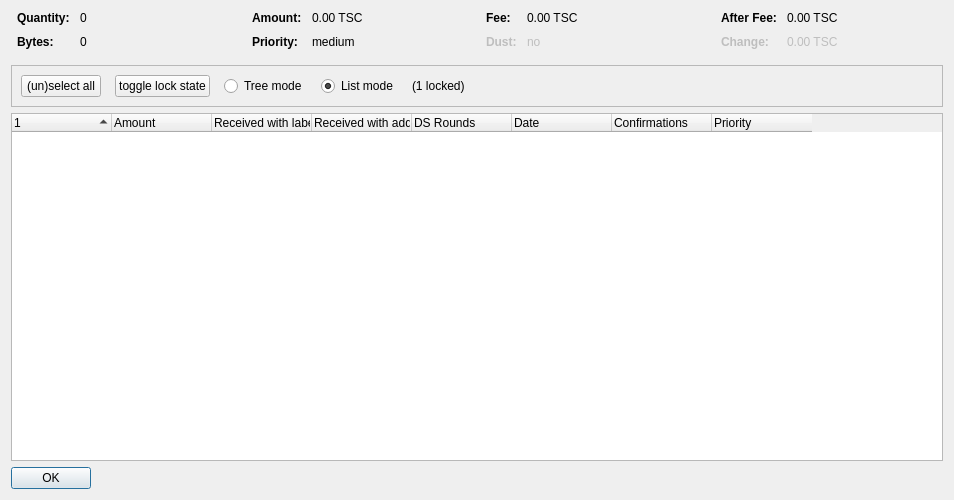
<?xml version="1.0" encoding="UTF-8"?>
<ui version="4.0">
 <class>CoinControlDialog</class>
 <widget class="QDialog" name="CoinControlDialog">
  <property name="geometry">
   <rect>
    <x>0</x>
    <y>0</y>
    <width>954</width>
    <height>500</height>
   </rect>
  </property>
  <property name="windowTitle">
   <string>Coin Selection</string>
  </property>
  <layout class="QVBoxLayout" name="verticalLayout">
   <item>
    <layout class="QHBoxLayout" name="horizontalLayoutTop" stretch="0,0,0,0">
     <property name="topMargin">
      <number>0</number>
     </property>
     <property name="bottomMargin">
      <number>10</number>
     </property>
     <item>
      <layout class="QFormLayout" name="formLayoutCoinControl1">
       <property name="horizontalSpacing">
        <number>10</number>
       </property>
       <property name="verticalSpacing">
        <number>10</number>
       </property>
       <property name="leftMargin">
        <number>6</number>
       </property>
       <property name="rightMargin">
        <number>6</number>
       </property>
       <item row="0" column="0">
        <widget class="QLabel" name="labelCoinControlQuantityText">
         <property name="font">
          <font>
           <weight>75</weight>
           <bold>true</bold>
          </font>
         </property>
         <property name="text">
          <string>Quantity:</string>
         </property>
        </widget>
       </item>
       <item row="0" column="1">
        <widget class="QLabel" name="labelCoinControlQuantity">
         <property name="cursor">
          <cursorShape>IBeamCursor</cursorShape>
         </property>
         <property name="contextMenuPolicy">
          <enum>Qt::ActionsContextMenu</enum>
         </property>
         <property name="text">
          <string notr="true">0</string>
         </property>
         <property name="textInteractionFlags">
          <set>Qt::LinksAccessibleByMouse|Qt::TextSelectableByKeyboard|Qt::TextSelectableByMouse</set>
         </property>
        </widget>
       </item>
       <item row="1" column="0">
        <widget class="QLabel" name="labelCoinControlBytesText">
         <property name="font">
          <font>
           <weight>75</weight>
           <bold>true</bold>
          </font>
         </property>
         <property name="text">
          <string>Bytes:</string>
         </property>
        </widget>
       </item>
       <item row="1" column="1">
        <widget class="QLabel" name="labelCoinControlBytes">
         <property name="cursor">
          <cursorShape>IBeamCursor</cursorShape>
         </property>
         <property name="contextMenuPolicy">
          <enum>Qt::ActionsContextMenu</enum>
         </property>
         <property name="text">
          <string notr="true">0</string>
         </property>
         <property name="textInteractionFlags">
          <set>Qt::LinksAccessibleByMouse|Qt::TextSelectableByKeyboard|Qt::TextSelectableByMouse</set>
         </property>
        </widget>
       </item>
      </layout>
     </item>
     <item>
      <layout class="QFormLayout" name="formLayoutCoinControl2">
       <property name="horizontalSpacing">
        <number>10</number>
       </property>
       <property name="verticalSpacing">
        <number>10</number>
       </property>
       <property name="leftMargin">
        <number>6</number>
       </property>
       <property name="rightMargin">
        <number>6</number>
       </property>
       <item row="0" column="0">
        <widget class="QLabel" name="labelCoinControlAmountText">
         <property name="font">
          <font>
           <weight>75</weight>
           <bold>true</bold>
          </font>
         </property>
         <property name="text">
          <string>Amount:</string>
         </property>
        </widget>
       </item>
       <item row="0" column="1">
        <widget class="QLabel" name="labelCoinControlAmount">
         <property name="cursor">
          <cursorShape>IBeamCursor</cursorShape>
         </property>
         <property name="contextMenuPolicy">
          <enum>Qt::ActionsContextMenu</enum>
         </property>
         <property name="text">
          <string notr="true">0.00 TSC</string>
         </property>
         <property name="textInteractionFlags">
          <set>Qt::LinksAccessibleByMouse|Qt::TextSelectableByKeyboard|Qt::TextSelectableByMouse</set>
         </property>
        </widget>
       </item>
       <item row="1" column="0">
        <widget class="QLabel" name="labelCoinControlPriorityText">
         <property name="font">
          <font>
           <weight>75</weight>
           <bold>true</bold>
          </font>
         </property>
         <property name="text">
          <string>Priority:</string>
         </property>
        </widget>
       </item>
       <item row="1" column="1">
        <widget class="QLabel" name="labelCoinControlPriority">
         <property name="cursor">
          <cursorShape>IBeamCursor</cursorShape>
         </property>
         <property name="contextMenuPolicy">
          <enum>Qt::ActionsContextMenu</enum>
         </property>
         <property name="text">
          <string>medium</string>
         </property>
         <property name="textInteractionFlags">
          <set>Qt::LinksAccessibleByMouse|Qt::TextSelectableByKeyboard|Qt::TextSelectableByMouse</set>
         </property>
        </widget>
       </item>
      </layout>
     </item>
     <item>
      <layout class="QFormLayout" name="formLayoutCoinControl3">
       <property name="horizontalSpacing">
        <number>10</number>
       </property>
       <property name="verticalSpacing">
        <number>10</number>
       </property>
       <property name="leftMargin">
        <number>6</number>
       </property>
       <property name="rightMargin">
        <number>6</number>
       </property>
       <item row="0" column="0">
        <widget class="QLabel" name="labelCoinControlFeeText">
         <property name="font">
          <font>
           <weight>75</weight>
           <bold>true</bold>
          </font>
         </property>
         <property name="text">
          <string>Fee:</string>
         </property>
        </widget>
       </item>
       <item row="0" column="1">
        <widget class="QLabel" name="labelCoinControlFee">
         <property name="cursor">
          <cursorShape>IBeamCursor</cursorShape>
         </property>
         <property name="contextMenuPolicy">
          <enum>Qt::ActionsContextMenu</enum>
         </property>
         <property name="text">
          <string notr="true">0.00 TSC</string>
         </property>
         <property name="textInteractionFlags">
          <set>Qt::LinksAccessibleByMouse|Qt::TextSelectableByKeyboard|Qt::TextSelectableByMouse</set>
         </property>
        </widget>
       </item>
       <item row="1" column="0">
        <widget class="QLabel" name="labelCoinControlLowOutputText">
         <property name="enabled">
          <bool>false</bool>
         </property>
         <property name="font">
          <font>
           <weight>75</weight>
           <bold>true</bold>
          </font>
         </property>
         <property name="text">
          <string>Dust:</string>
         </property>
        </widget>
       </item>
       <item row="1" column="1">
        <widget class="QLabel" name="labelCoinControlLowOutput">
         <property name="enabled">
          <bool>false</bool>
         </property>
         <property name="cursor">
          <cursorShape>IBeamCursor</cursorShape>
         </property>
         <property name="contextMenuPolicy">
          <enum>Qt::ActionsContextMenu</enum>
         </property>
         <property name="text">
          <string>no</string>
         </property>
         <property name="textInteractionFlags">
          <set>Qt::LinksAccessibleByMouse|Qt::TextSelectableByKeyboard|Qt::TextSelectableByMouse</set>
         </property>
        </widget>
       </item>
      </layout>
     </item>
     <item>
      <layout class="QFormLayout" name="formLayoutCoinControl4">
       <property name="horizontalSpacing">
        <number>10</number>
       </property>
       <property name="verticalSpacing">
        <number>10</number>
       </property>
       <property name="leftMargin">
        <number>6</number>
       </property>
       <property name="rightMargin">
        <number>6</number>
       </property>
       <item row="0" column="0">
        <widget class="QLabel" name="labelCoinControlAfterFeeText">
         <property name="font">
          <font>
           <weight>75</weight>
           <bold>true</bold>
          </font>
         </property>
         <property name="text">
          <string>After Fee:</string>
         </property>
        </widget>
       </item>
       <item row="0" column="1">
        <widget class="QLabel" name="labelCoinControlAfterFee">
         <property name="cursor">
          <cursorShape>IBeamCursor</cursorShape>
         </property>
         <property name="contextMenuPolicy">
          <enum>Qt::ActionsContextMenu</enum>
         </property>
         <property name="text">
          <string notr="true">0.00 TSC</string>
         </property>
         <property name="textInteractionFlags">
          <set>Qt::LinksAccessibleByMouse|Qt::TextSelectableByKeyboard|Qt::TextSelectableByMouse</set>
         </property>
        </widget>
       </item>
       <item row="1" column="0">
        <widget class="QLabel" name="labelCoinControlChangeText">
         <property name="enabled">
          <bool>false</bool>
         </property>
         <property name="font">
          <font>
           <weight>75</weight>
           <bold>true</bold>
          </font>
         </property>
         <property name="text">
          <string>Change:</string>
         </property>
        </widget>
       </item>
       <item row="1" column="1">
        <widget class="QLabel" name="labelCoinControlChange">
         <property name="enabled">
          <bool>false</bool>
         </property>
         <property name="cursor">
          <cursorShape>IBeamCursor</cursorShape>
         </property>
         <property name="contextMenuPolicy">
          <enum>Qt::ActionsContextMenu</enum>
         </property>
         <property name="text">
          <string notr="true">0.00 TSC</string>
         </property>
         <property name="textInteractionFlags">
          <set>Qt::LinksAccessibleByMouse|Qt::TextSelectableByKeyboard|Qt::TextSelectableByMouse</set>
         </property>
        </widget>
       </item>
      </layout>
     </item>
    </layout>
   </item>
   <item>
    <widget class="QFrame" name="frame">
     <property name="minimumSize">
      <size>
       <width>0</width>
       <height>40</height>
      </size>
     </property>
     <property name="frameShape">
      <enum>QFrame::StyledPanel</enum>
     </property>
     <property name="frameShadow">
      <enum>QFrame::Sunken</enum>
     </property>
     <layout class="QHBoxLayout" name="horizontalLayout">
      <item>
       <layout class="QHBoxLayout" name="horizontalLayoutPanel" stretch="0,0,0,0,0,0">
        <property name="spacing">
         <number>14</number>
        </property>
        <item>
         <widget class="QPushButton" name="pushButtonSelectAll">
          <property name="sizePolicy">
           <sizepolicy hsizetype="Maximum" vsizetype="Fixed">
            <horstretch>0</horstretch>
            <verstretch>0</verstretch>
           </sizepolicy>
          </property>
          <property name="text">
           <string>(un)select all</string>
          </property>
          <property name="autoDefault">
           <bool>false</bool>
          </property>
         </widget>
        </item>
        <item>
         <widget class="QPushButton" name="pushButtonToggleLock">
          <property name="sizePolicy">
           <sizepolicy hsizetype="Maximum" vsizetype="Fixed">
            <horstretch>0</horstretch>
            <verstretch>0</verstretch>
           </sizepolicy>
          </property>
          <property name="text">
           <string>toggle lock state</string>
          </property>
          <property name="autoDefault">
           <bool>false</bool>
          </property>
         </widget>
        </item>
        <item>
         <widget class="QRadioButton" name="radioTreeMode">
          <property name="sizePolicy">
           <sizepolicy hsizetype="Maximum" vsizetype="Fixed">
            <horstretch>0</horstretch>
            <verstretch>0</verstretch>
           </sizepolicy>
          </property>
          <property name="text">
           <string>Tree mode</string>
          </property>
         </widget>
        </item>
        <item>
         <widget class="QRadioButton" name="radioListMode">
          <property name="sizePolicy">
           <sizepolicy hsizetype="Maximum" vsizetype="Fixed">
            <horstretch>0</horstretch>
            <verstretch>0</verstretch>
           </sizepolicy>
          </property>
          <property name="text">
           <string>List mode</string>
          </property>
          <property name="checked">
           <bool>true</bool>
          </property>
         </widget>
        </item>
        <item>
         <widget class="QLabel" name="labelLocked">
          <property name="text">
           <string>(1 locked)</string>
          </property>
         </widget>
        </item>
        <item>
         <spacer name="horizontalSpacer">
          <property name="orientation">
           <enum>Qt::Horizontal</enum>
          </property>
          <property name="sizeHint" stdset="0">
           <size>
            <width>40</width>
            <height>20</height>
           </size>
          </property>
         </spacer>
        </item>
       </layout>
      </item>
     </layout>
    </widget>
   </item>
   <item>
    <widget class="CoinControlTreeWidget" name="treeWidget">
     <property name="contextMenuPolicy">
      <enum>Qt::CustomContextMenu</enum>
     </property>
     <property name="sortingEnabled">
      <bool>false</bool>
     </property>
     <property name="columnCount">
      <number>8</number>
     </property>
     <attribute name="headerShowSortIndicator" stdset="0">
      <bool>true</bool>
     </attribute>
     <attribute name="headerStretchLastSection">
      <bool>false</bool>
     </attribute>
     <column>
      <property name="text">
       <string/>
      </property>
     </column>
     <column>
      <property name="text">
       <string>Amount</string>
      </property>
     </column>
     <column>
      <property name="text">
       <string>Received with label</string>
      </property>
     </column>
     <column>
      <property name="text">
       <string>Received with address</string>
      </property>
     </column>
     <column>
      <property name="text">
       <string>DS Rounds</string>
      </property>
     </column>
     <column>
      <property name="text">
       <string>Date</string>
      </property>
     </column>
     <column>
      <property name="text">
       <string>Confirmations</string>
      </property>
      <property name="toolTip">
       <string>Confirmed</string>
      </property>
     </column>
     <column>
      <property name="text">
       <string>Priority</string>
      </property>
     </column>
    </widget>
   </item>
   <item>
    <widget class="QDialogButtonBox" name="buttonBox">
     <property name="sizePolicy">
      <sizepolicy hsizetype="Maximum" vsizetype="Fixed">
       <horstretch>0</horstretch>
       <verstretch>0</verstretch>
      </sizepolicy>
     </property>
     <property name="orientation">
      <enum>Qt::Horizontal</enum>
     </property>
     <property name="standardButtons">
      <set>QDialogButtonBox::Ok</set>
     </property>
    </widget>
   </item>
  </layout>
 </widget>
 <customwidgets>
  <customwidget>
   <class>CoinControlTreeWidget</class>
   <extends>QTreeWidget</extends>
   <header>coincontroltreewidget.h</header>
  </customwidget>
 </customwidgets>
 <resources/>
 <connections/>
</ui>
